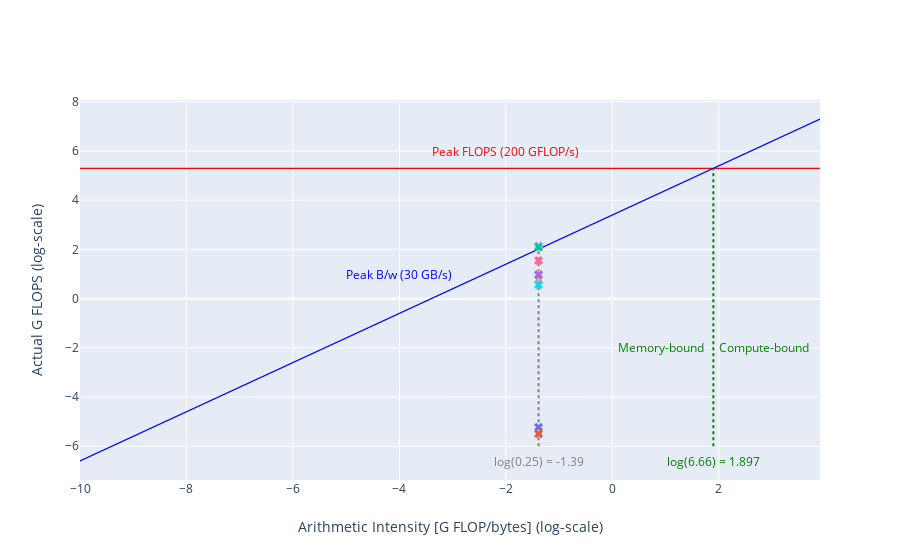

Source (notebook cell):
### Code cell
peak_cpu = 200 # GFLOPS
peak_mem = 30 # GB/s

ai = 0.25

cutoff_ai = 1.897

log_ai = np.arange(-10, 4.0, 0.1)

log_peak_cpu = [np.log(peak_cpu)] * len(log_ai)
log_peak_mem = log_ai + np.log(peak_mem)

log_ai_peak = np.log(peak_cpu) - np.log(peak_mem)
c1_c2_peak = np.log(ai) + np.log(peak_mem)
layout = go.Layout(
    # title='Roofline Model',
    xaxis=dict(
        title='Arithmetic Intensity [G FLOP/bytes] (log-scale)',
        zeroline=False,
    ),
    yaxis=dict(
        title='Actual G FLOPS (log-scale)',
        zeroline=True,
    ),
    legend=dict(
        x=0.75,
        y=0.075,
    ),
    showlegend=False,
    annotations=[
        dict(
            x=-2,
            y=6,
            xref='x',
            yref='y',
            text=f'Peak FLOPS ({peak_cpu} GFLOP/s)',
            showarrow=False,
            font=dict(
                color='red',
            ),
        ),
        dict(
            x=-4,
            y=1,
            xref='x',
            yref='y',
            text=f'Peak B/w ({peak_mem} GB/s)',
            showarrow=False,
            font=dict(
                color='blue',
            ),
        ),
        dict(
            x=cutoff_ai,
            y=-2,
            xref='x',
            yref='y',
            text='Memory-bound     Compute-bound',
            showarrow=False,
            font=dict(
                color='green',
            ),
        ),
        dict(
            x=cutoff_ai,
            y=-6.6,
            xref='x',
            yref='y',
            text='log(6.66) = '+str(cutoff_ai),
            showarrow=False,
            font=dict(
                color='green',
            ),
        ),
        dict(
            x=np.log(ai),
            y=-6.6,
            xref='x',
            yref='y',
            text = 'log(0.25) = ' + str(round(np.log(ai), 2)),
            showarrow=False,
            font=dict(
                color='gray',
            ),
        ),

    ]
)

cpu_peak_trace = go.Scatter(
    name=f'Peak FLOPS ({peak_cpu} GFLOP/s)',
    x=log_ai,
    y=log_peak_cpu,
    mode='lines',
    line=dict(
        width=1.2,
        color='red'
    ),
)

mem_peak_trace = go.Scatter(
    name=f'Peak B/w ({peak_mem} GB/s)',
    x=log_ai,
    y=log_peak_mem,
    mode='lines',
    line=dict(
        width=1.2,
        color='blue'
    ),
)

bound_range = np.arange(-6, np.log(peak_cpu) + 0.1, 0.1)
mem_compute_bound = go.Scatter(
    name=f'Mem/CPU Limit ({cutoff_ai})',
    x=[log_ai_peak] * len(bound_range),
    y=bound_range,
    mode='lines',
    line=dict(
        width=2,
        color='green',
        dash='dot',
    ),
)

bound_range = np.arange(-6, c1_c2_peak, 0.1)
c1_c2_ai = go.Scatter(
    name=f'Arithmetic Intensity ({ai})',
    x=[np.log(ai)] * len(bound_range),
    y=bound_range,
    mode='lines',
    line=dict(
        width=2,
        color='gray',
        dash='dot',
    ),
)

results = [2181350400, 1763863040, 4709610496, 2756318208, 8600307712, 2687484928, 5384078, 4110728,\
           8185584777, 2627595523]
obs_values = []
bw = [8.72, 7.05, 18.83, 11.02, 34.40, 10.75, 0.02, 0.01, 32.74, 10.51]
for i,flops in enumerate(results):
    obs_values += [go.Scatter(
    name=f'dp{int(1+i//2)}, E_{1+i%2} ',
    x=[np.log(ai)],
    y=[np.log(flops/10**9)],
    text=f'dp{int(1+i//2)}, E{1+i%2} |Bw= {bw[i]} )',
    mode='markers',
    marker=dict(
        size=8,
        showscale=False,
        symbol='x-dot',
    ),
)]

fig = go.Figure(data=[
    cpu_peak_trace, 
    mem_peak_trace, 
    mem_compute_bound,
    c1_c2_ai] + obs_values, layout=layout)
fig.update_xaxes(hoverformat=".3f")
fig.update_yaxes(hoverformat=".3f")
py.iplot(fig, config=dict(showLink=False))
py.offline.plot(fig, filename='roofline.html')

### Figure 1 — Plotly figure (JSON) as saved in the notebook; plotly's stock layout.template omitted (floating-point values rounded to 4 significant figures; data arrays with more than 128 entries replaced by an {"elided": "..."} marker saying what was removed)
{"data": [{"line": {"color": "red", "width": 1.2}, "mode": "lines", "name": "Peak FLOPS (200 GFLOP/s)", "type": "scatter", "x": {"elided": "140 float values"}, "y": {"elided": "140 float values"}}, {"line": {"color": "blue", "width": 1.2}, "mode": "lines", "name": "Peak B/w (30 GB/s)", "type": "scatter", "x": {"elided": "140 float values"}, "y": {"elided": "140 float values"}}, {"line": {"color": "green", "dash": "dot", "width": 2}, "mode": "lines", "name": "Mem/CPU Limit (1.897)", "type": "scatter", "x": [1.897, 1.897, 1.897, 1.897, 1.897, 1.897, 1.897, 1.897, 1.897, 1.897, 1.897, 1.897, 1.897, 1.897, 1.897, 1.897, 1.897, 1.897, 1.897, 1.897, 1.897, 1.897, 1.897, 1.897, 1.897, 1.897, 1.897, 1.897, 1.897, 1.897, 1.897, 1.897, 1.897, 1.897, 1.897, 1.897, 1.897, 1.897, 1.897, 1.897, 1.897, 1.897, 1.897, 1.897, 1.897, 1.897, 1.897, 1.897, 1.897, 1.897, 1.897, 1.897, 1.897, 1.897, 1.897, 1.897, 1.897, 1.897, 1.897, 1.897, 1.897, 1.897, 1.897, 1.897, 1.897, 1.897, 1.897, 1.897, 1.897, 1.897, 1.897, 1.897, 1.897, 1.897, 1.897, 1.897, 1.897, 1.897, 1.897, 1.897, 1.897, 1.897, 1.897, 1.897, 1.897, 1.897, 1.897, 1.897, 1.897, 1.897, 1.897, 1.897, 1.897, 1.897, 1.897, 1.897, 1.897, 1.897, 1.897, 1.897, 1.897, 1.897, 1.897, 1.897, 1.897, 1.897, 1.897, 1.897, 1.897, 1.897, 1.897, 1.897, 1.897, 1.897], "y": [-6, -5.9, -5.8, -5.7, -5.6, -5.5, -5.4, -5.3, -5.2, -5.1, -5.0, -4.9, -4.8, -4.7, -4.6, -4.5, -4.4, -4.3, -4.2, -4.1, -4.0, -3.9, -3.8, -3.7, -3.6, -3.5, -3.4, -3.3, -3.2, -3.1, -3.0, -2.9, -2.8, -2.7, -2.6, -2.5, -2.4, -2.3, -2.2, -2.1, -2.0, -1.9, -1.8, -1.7, -1.6, -1.5, -1.4, -1.3, -1.2, -1.1, -1.0, -0.9, -0.8, -0.7, -0.6, -0.5, -0.4, -0.3, -0.2, -0.1, -2.132e-14, 0.1, 0.2, 0.3, 0.4, 0.5, 0.6, 0.7, 0.8, 0.9, 1.0, 1.1, 1.2, 1.3, 1.4, 1.5, 1.6, 1.7, 1.8, 1.9, 2.0, 2.1, 2.2, 2.3, 2.4, 2.5, 2.6, 2.7, 2.8, 2.9, 3.0, 3.1, 3.2, 3.3, 3.4, 3.5, 3.6, 3.7, 3.8, 3.9, 4.0, 4.1, 4.2, 4.3, 4.4, 4.5, 4.6, 4.7, 4.8, 4.9, 5.0, 5.1, 5.2, 5.3]}, {"line": {"color": "gray", "dash": "dot", "width": 2}, "mode": "lines", "name": "Arithmetic Intensity (0.25)", "type": "scatter", "x": [-1.386, -1.386, -1.386, -1.386, -1.386, -1.386, -1.386, -1.386, -1.386, -1.386, -1.386, -1.386, -1.386, -1.386, -1.386, -1.386, -1.386, -1.386, -1.386, -1.386, -1.386, -1.386, -1.386, -1.386, -1.386, -1.386, -1.386, -1.386, -1.386, -1.386, -1.386, -1.386, -1.386, -1.386, -1.386, -1.386, -1.386, -1.386, -1.386, -1.386, -1.386, -1.386, -1.386, -1.386, -1.386, -1.386, -1.386, -1.386, -1.386, -1.386, -1.386, -1.386, -1.386, -1.386, -1.386, -1.386, -1.386, -1.386, -1.386, -1.386, -1.386, -1.386, -1.386, -1.386, -1.386, -1.386, -1.386, -1.386, -1.386, -1.386, -1.386, -1.386, -1.386, -1.386, -1.386, -1.386, -1.386, -1.386, -1.386, -1.386, -1.386], "y": [-6, -5.9, -5.8, -5.7, -5.6, -5.5, -5.4, -5.3, -5.2, -5.1, -5.0, -4.9, -4.8, -4.7, -4.6, -4.5, -4.4, -4.3, -4.2, -4.1, -4.0, -3.9, -3.8, -3.7, -3.6, -3.5, -3.4, -3.3, -3.2, -3.1, -3.0, -2.9, -2.8, -2.7, -2.6, -2.5, -2.4, -2.3, -2.2, -2.1, -2.0, -1.9, -1.8, -1.7, -1.6, -1.5, -1.4, -1.3, -1.2, -1.1, -1.0, -0.9, -0.8, -0.7, -0.6, -0.5, -0.4, -0.3, -0.2, -0.1, -2.132e-14, 0.1, 0.2, 0.3, 0.4, 0.5, 0.6, 0.7, 0.8, 0.9, 1.0, 1.1, 1.2, 1.3, 1.4, 1.5, 1.6, 1.7, 1.8, 1.9, 2.0]}, {"marker": {"showscale": false, "size": 8, "symbol": "x-dot"}, "mode": "markers", "name": "dp1, E_1 ", "text": "dp1, E1 |Bw= 8.72 )", "type": "scatter", "x": [-1.386], "y": [0.7799]}, {"marker": {"showscale": false, "size": 8, "symbol": "x-dot"}, "mode": "markers", "name": "dp1, E_2 ", "text": "dp1, E2 |Bw= 7.05 )", "type": "scatter", "x": [-1.386], "y": [0.5675]}, {"marker": {"showscale": false, "size": 8, "symbol": "x-dot"}, "mode": "markers", "name": "dp2, E_1 ", "text": "dp2, E1 |Bw= 18.83 )", "type": "scatter", "x": [-1.386], "y": [1.55]}, {"marker": {"showscale": false, "size": 8, "symbol": "x-dot"}, "mode": "markers", "name": "dp2, E_2 ", "text": "dp2, E2 |Bw= 11.02 )", "type": "scatter", "x": [-1.386], "y": [1.014]}, {"marker": {"showscale": false, "size": 8, "symbol": "x-dot"}, "mode": "markers", "name": "dp3, E_1 ", "text": "dp3, E1 |Bw= 34.4 )", "type": "scatter", "x": [-1.386], "y": [2.152]}, {"marker": {"showscale": false, "size": 8, "symbol": "x-dot"}, "mode": "markers", "name": "dp3, E_2 ", "text": "dp3, E2 |Bw= 10.75 )", "type": "scatter", "x": [-1.386], "y": [0.9886]}, {"marker": {"showscale": false, "size": 8, "symbol": "x-dot"}, "mode": "markers", "name": "dp4, E_1 ", "text": "dp4, E1 |Bw= 0.02 )", "type": "scatter", "x": [-1.386], "y": [-5.224]}, {"marker": {"showscale": false, "size": 8, "symbol": "x-dot"}, "mode": "markers", "name": "dp4, E_2 ", "text": "dp4, E2 |Bw= 0.01 )", "type": "scatter", "x": [-1.386], "y": [-5.494]}, {"marker": {"showscale": false, "size": 8, "symbol": "x-dot"}, "mode": "markers", "name": "dp5, E_1 ", "text": "dp5, E1 |Bw= 32.74 )", "type": "scatter", "x": [-1.386], "y": [2.102]}, {"marker": {"showscale": false, "size": 8, "symbol": "x-dot"}, "mode": "markers", "name": "dp5, E_2 ", "text": "dp5, E2 |Bw= 10.51 )", "type": "scatter", "x": [-1.386], "y": [0.9661]}], "layout": {"annotations": [{"font": {"color": "red"}, "showarrow": false, "text": "Peak FLOPS (200 GFLOP/s)", "x": -2, "xref": "x", "y": 6, "yref": "y"}, {"font": {"color": "blue"}, "showarrow": false, "text": "Peak B/w (30 GB/s)", "x": -4, "xref": "x", "y": 1, "yref": "y"}, {"font": {"color": "green"}, "showarrow": false, "text": "Memory-bound     Compute-bound", "x": 1.897, "xref": "x", "y": -2, "yref": "y"}, {"font": {"color": "green"}, "showarrow": false, "text": "log(6.66) = 1.897", "x": 1.897, "xref": "x", "y": -6.6, "yref": "y"}, {"font": {"color": "gray"}, "showarrow": false, "text": "log(0.25) = -1.39", "x": -1.386, "xref": "x", "y": -6.6, "yref": "y"}], "legend": {"x": 0.75, "y": 0.075}, "showlegend": false, "xaxis": {"hoverformat": ".3f", "title": {"text": "Arithmetic Intensity [G FLOP/bytes] (log-scale)"}, "zeroline": false}, "yaxis": {"hoverformat": ".3f", "title": {"text": "Actual G FLOPS (log-scale)"}, "zeroline": true}}}
